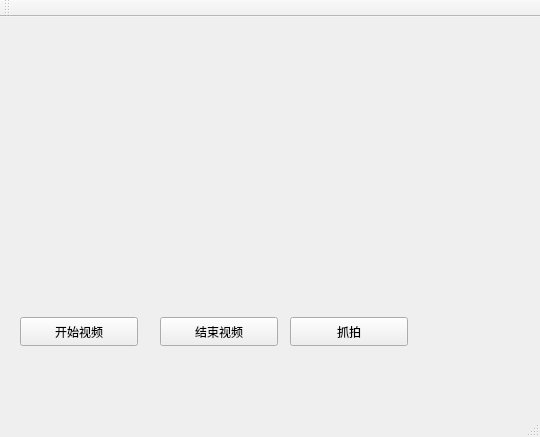
<?xml version="1.0" encoding="UTF-8"?>
<ui version="4.0">
 <class>MainWindow</class>
 <widget class="QMainWindow" name="MainWindow">
  <property name="geometry">
   <rect>
    <x>0</x>
    <y>0</y>
    <width>540</width>
    <height>437</height>
   </rect>
  </property>
  <property name="windowTitle">
   <string>MainWindow</string>
  </property>
  <widget class="QWidget" name="centralWidget">
   <widget class="QLabel" name="label">
    <property name="geometry">
     <rect>
      <x>20</x>
      <y>10</y>
      <width>320</width>
      <height>240</height>
     </rect>
    </property>
    <property name="text">
     <string/>
    </property>
   </widget>
   <widget class="QPushButton" name="pushButtonStart">
    <property name="geometry">
     <rect>
      <x>20</x>
      <y>300</y>
      <width>118</width>
      <height>29</height>
     </rect>
    </property>
    <property name="text">
     <string>开始视频</string>
    </property>
   </widget>
   <widget class="QPushButton" name="pushButtonPause">
    <property name="geometry">
     <rect>
      <x>160</x>
      <y>300</y>
      <width>118</width>
      <height>29</height>
     </rect>
    </property>
    <property name="text">
     <string>结束视频</string>
    </property>
   </widget>
   <widget class="QPushButton" name="pushButtonCapture">
    <property name="geometry">
     <rect>
      <x>290</x>
      <y>300</y>
      <width>118</width>
      <height>29</height>
     </rect>
    </property>
    <property name="text">
     <string>抓拍</string>
    </property>
   </widget>
  </widget>
  <widget class="QMenuBar" name="menuBar">
   <property name="geometry">
    <rect>
     <x>0</x>
     <y>0</y>
     <width>540</width>
     <height>27</height>
    </rect>
   </property>
  </widget>
  <widget class="QToolBar" name="mainToolBar">
   <attribute name="toolBarArea">
    <enum>TopToolBarArea</enum>
   </attribute>
   <attribute name="toolBarBreak">
    <bool>false</bool>
   </attribute>
  </widget>
  <widget class="QStatusBar" name="statusBar"/>
 </widget>
 <layoutdefault spacing="6" margin="11"/>
 <resources/>
 <connections/>
</ui>
